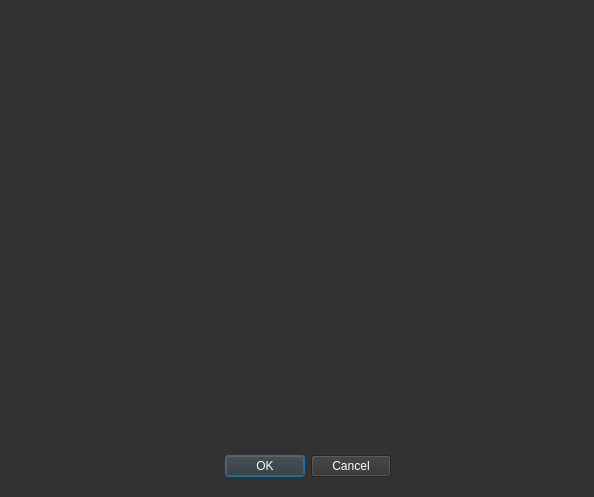
<?xml version="1.0" encoding="UTF-8"?>
<ui version="4.0">
 <class>Dialog</class>
 <widget class="QDialog" name="Dialog">
  <property name="geometry">
   <rect>
    <x>0</x>
    <y>0</y>
    <width>594</width>
    <height>497</height>
   </rect>
  </property>
  <property name="windowTitle">
   <string>Dialog</string>
  </property>
  <property name="styleSheet">
   <string notr="true">background-color : rgb(50,50,50);
color: white;

</string>
  </property>
  <widget class="QDialogButtonBox" name="buttonBox">
   <property name="geometry">
    <rect>
     <x>210</x>
     <y>450</y>
     <width>181</width>
     <height>32</height>
    </rect>
   </property>
   <property name="orientation">
    <enum>Qt::Orientation::Horizontal</enum>
   </property>
   <property name="standardButtons">
    <set>QDialogButtonBox::StandardButton::Cancel|QDialogButtonBox::StandardButton::Ok</set>
   </property>
  </widget>
 </widget>
 <resources/>
 <connections>
  <connection>
   <sender>buttonBox</sender>
   <signal>accepted()</signal>
   <receiver>Dialog</receiver>
   <slot>accept()</slot>
   <hints>
    <hint type="sourcelabel">
     <x>248</x>
     <y>254</y>
    </hint>
    <hint type="destinationlabel">
     <x>157</x>
     <y>274</y>
    </hint>
   </hints>
  </connection>
  <connection>
   <sender>buttonBox</sender>
   <signal>rejected()</signal>
   <receiver>Dialog</receiver>
   <slot>reject()</slot>
   <hints>
    <hint type="sourcelabel">
     <x>316</x>
     <y>260</y>
    </hint>
    <hint type="destinationlabel">
     <x>286</x>
     <y>274</y>
    </hint>
   </hints>
  </connection>
 </connections>
</ui>
